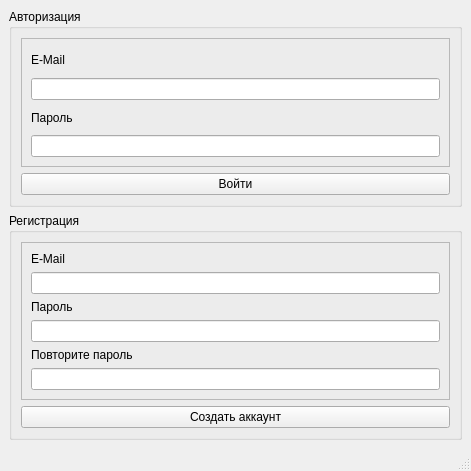
<?xml version="1.0" encoding="UTF-8"?>
<ui version="4.0">
 <class>MainWindow</class>
 <widget class="QMainWindow" name="MainWindow">
  <property name="windowModality">
   <enum>Qt::ApplicationModal</enum>
  </property>
  <property name="enabled">
   <bool>true</bool>
  </property>
  <property name="geometry">
   <rect>
    <x>0</x>
    <y>0</y>
    <width>471</width>
    <height>471</height>
   </rect>
  </property>
  <property name="sizePolicy">
   <sizepolicy hsizetype="Fixed" vsizetype="Fixed">
    <horstretch>0</horstretch>
    <verstretch>0</verstretch>
   </sizepolicy>
  </property>
  <property name="minimumSize">
   <size>
    <width>471</width>
    <height>471</height>
   </size>
  </property>
  <property name="maximumSize">
   <size>
    <width>471</width>
    <height>471</height>
   </size>
  </property>
  <property name="windowTitle">
   <string>MainWindow</string>
  </property>
  <property name="windowOpacity">
   <double>1.000000000000000</double>
  </property>
  <property name="layoutDirection">
   <enum>Qt::LeftToRight</enum>
  </property>
  <property name="locale">
   <locale language="Russian" country="Russia"/>
  </property>
  <property name="iconSize">
   <size>
    <width>0</width>
    <height>0</height>
   </size>
  </property>
  <property name="tabShape">
   <enum>QTabWidget::Triangular</enum>
  </property>
  <widget class="QWidget" name="centralwidget">
   <layout class="QVBoxLayout" name="verticalLayout">
    <item>
     <widget class="QGroupBox" name="authBox">
      <property name="title">
       <string>Авторизация</string>
      </property>
      <layout class="QVBoxLayout" name="verticalLayout_3">
       <item>
        <widget class="QFrame" name="frame_2">
         <property name="frameShape">
          <enum>QFrame::StyledPanel</enum>
         </property>
         <property name="frameShadow">
          <enum>QFrame::Raised</enum>
         </property>
         <layout class="QVBoxLayout" name="verticalLayout_6">
          <item>
           <widget class="QLabel" name="label">
            <property name="text">
             <string>E-Mail</string>
            </property>
           </widget>
          </item>
          <item>
           <widget class="QLineEdit" name="lognEmail"/>
          </item>
          <item>
           <widget class="QLabel" name="label_2">
            <property name="text">
             <string>Пароль</string>
            </property>
           </widget>
          </item>
          <item>
           <widget class="QLineEdit" name="loginPassword"/>
          </item>
         </layout>
        </widget>
       </item>
       <item>
        <widget class="QPushButton" name="login">
         <property name="text">
          <string>Войти</string>
         </property>
        </widget>
       </item>
      </layout>
     </widget>
    </item>
    <item>
     <widget class="QGroupBox" name="regBox">
      <property name="title">
       <string>Регистрация</string>
      </property>
      <layout class="QVBoxLayout" name="verticalLayout_5">
       <item>
        <widget class="QFrame" name="frame_3">
         <property name="frameShape">
          <enum>QFrame::StyledPanel</enum>
         </property>
         <property name="frameShadow">
          <enum>QFrame::Raised</enum>
         </property>
         <layout class="QVBoxLayout" name="verticalLayout_7">
          <item>
           <widget class="QLabel" name="label_3">
            <property name="text">
             <string>E-Mail</string>
            </property>
           </widget>
          </item>
          <item>
           <widget class="QLineEdit" name="regEmail"/>
          </item>
          <item>
           <widget class="QLabel" name="label_4">
            <property name="text">
             <string>Пароль</string>
            </property>
           </widget>
          </item>
          <item>
           <widget class="QLineEdit" name="regPassword"/>
          </item>
          <item>
           <widget class="QLabel" name="label_5">
            <property name="text">
             <string>Повторите пароль</string>
            </property>
           </widget>
          </item>
          <item>
           <widget class="QLineEdit" name="regPasswordRep"/>
          </item>
         </layout>
        </widget>
       </item>
       <item>
        <widget class="QPushButton" name="create">
         <property name="text">
          <string>Создать аккаунт</string>
         </property>
        </widget>
       </item>
      </layout>
     </widget>
    </item>
   </layout>
  </widget>
  <widget class="QMenuBar" name="menubar">
   <property name="geometry">
    <rect>
     <x>0</x>
     <y>0</y>
     <width>471</width>
     <height>19</height>
    </rect>
   </property>
  </widget>
  <widget class="QStatusBar" name="statusbar"/>
  <action name="action123">
   <property name="text">
    <string>123</string>
   </property>
  </action>
 </widget>
 <resources/>
 <connections/>
</ui>
